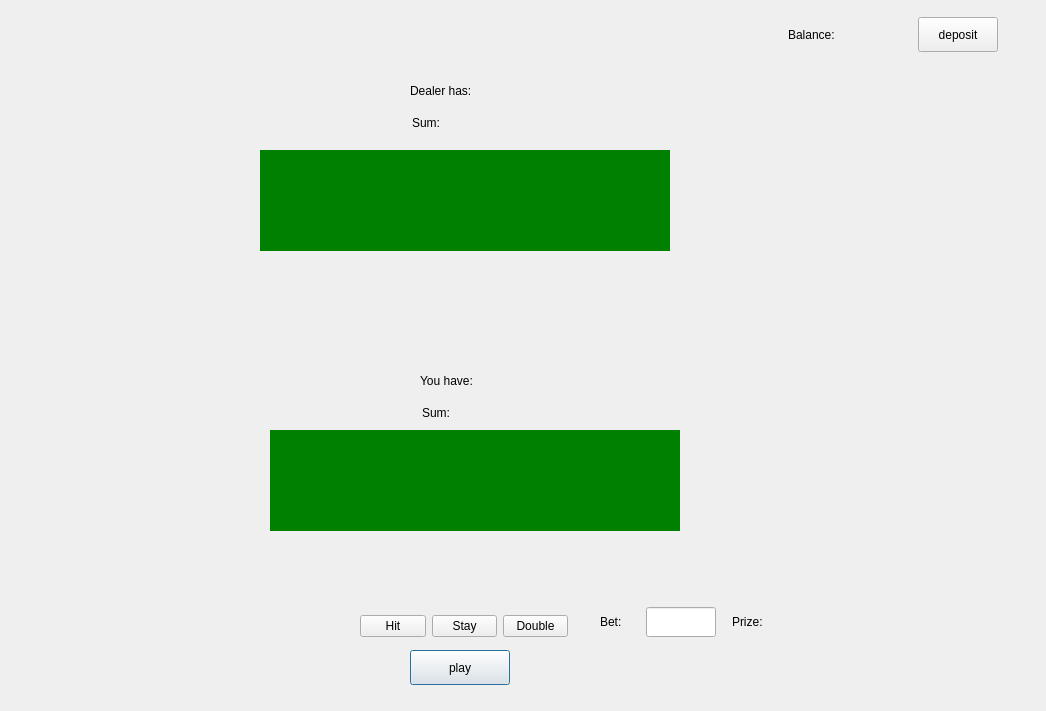
<?xml version="1.0" encoding="UTF-8"?>
<ui version="4.0">
 <class>blackj</class>
 <widget class="QDialog" name="blackj">
  <property name="geometry">
   <rect>
    <x>0</x>
    <y>0</y>
    <width>1046</width>
    <height>711</height>
   </rect>
  </property>
  <property name="windowTitle">
   <string>Dialog</string>
  </property>
  <property name="styleSheet">
   <string notr="true">justify-content: space-between;</string>
  </property>
  <widget class="QLabel" name="blackjDealerContent">
   <property name="geometry">
    <rect>
     <x>360</x>
     <y>140</y>
     <width>211</width>
     <height>81</height>
    </rect>
   </property>
   <property name="text">
    <string/>
   </property>
  </widget>
  <widget class="QLabel" name="blackjResultBar">
   <property name="geometry">
    <rect>
     <x>310</x>
     <y>280</y>
     <width>281</width>
     <height>81</height>
    </rect>
   </property>
   <property name="styleSheet">
    <string notr="true">font: 700 24pt &quot;Bradley Hand&quot;;</string>
   </property>
   <property name="text">
    <string/>
   </property>
  </widget>
  <widget class="QPushButton" name="blackjPlayButton">
   <property name="geometry">
    <rect>
     <x>410</x>
     <y>650</y>
     <width>100</width>
     <height>35</height>
    </rect>
   </property>
   <property name="minimumSize">
    <size>
     <width>100</width>
     <height>35</height>
    </size>
   </property>
   <property name="maximumSize">
    <size>
     <width>100</width>
     <height>35</height>
    </size>
   </property>
   <property name="layoutDirection">
    <enum>Qt::LeftToRight</enum>
   </property>
   <property name="styleSheet">
    <string notr="true">display: inline-block;</string>
   </property>
   <property name="text">
    <string>play</string>
   </property>
   <property name="autoRepeatDelay">
    <number>302</number>
   </property>
   <property name="default">
    <bool>false</bool>
   </property>
   <property name="flat">
    <bool>false</bool>
   </property>
  </widget>
  <widget class="QWidget" name="layoutWidget">
   <property name="geometry">
    <rect>
     <x>770</x>
     <y>10</y>
     <width>246</width>
     <height>49</height>
    </rect>
   </property>
   <layout class="QHBoxLayout" name="horizontalLayout_4">
    <item>
     <layout class="QHBoxLayout" name="horizontalLayout_8">
      <item>
       <widget class="QLabel" name="blackjBalanceTitle">
        <property name="minimumSize">
         <size>
          <width>50</width>
          <height>35</height>
         </size>
        </property>
        <property name="maximumSize">
         <size>
          <width>50</width>
          <height>35</height>
         </size>
        </property>
        <property name="text">
         <string>Balance:</string>
        </property>
       </widget>
      </item>
      <item>
       <widget class="QLabel" name="blackjBalanceNum">
        <property name="minimumSize">
         <size>
          <width>50</width>
          <height>35</height>
         </size>
        </property>
        <property name="maximumSize">
         <size>
          <width>50</width>
          <height>35</height>
         </size>
        </property>
        <property name="text">
         <string/>
        </property>
       </widget>
      </item>
     </layout>
    </item>
    <item>
     <widget class="QPushButton" name="blackjDepositButton">
      <property name="minimumSize">
       <size>
        <width>80</width>
        <height>35</height>
       </size>
      </property>
      <property name="maximumSize">
       <size>
        <width>80</width>
        <height>35</height>
       </size>
      </property>
      <property name="text">
       <string>deposit</string>
      </property>
     </widget>
    </item>
   </layout>
  </widget>
  <widget class="QWidget" name="layoutWidget">
   <property name="geometry">
    <rect>
     <x>360</x>
     <y>610</y>
     <width>208</width>
     <height>32</height>
    </rect>
   </property>
   <layout class="QHBoxLayout" name="horizontalLayout">
    <item>
     <widget class="QPushButton" name="blackjHitButton">
      <property name="text">
       <string>Hit</string>
      </property>
     </widget>
    </item>
    <item>
     <widget class="QPushButton" name="blackjStayButton">
      <property name="text">
       <string>Stay</string>
      </property>
     </widget>
    </item>
    <item>
     <widget class="QPushButton" name="blackjDoubleButton">
      <property name="text">
       <string>Double</string>
      </property>
     </widget>
    </item>
   </layout>
  </widget>
  <widget class="QWidget" name="layoutWidget_2">
   <property name="geometry">
    <rect>
     <x>590</x>
     <y>600</y>
     <width>268</width>
     <height>44</height>
    </rect>
   </property>
   <layout class="QHBoxLayout" name="horizontalLayout_5">
    <item>
     <layout class="QHBoxLayout" name="horizontalLayout_6">
      <item>
       <widget class="QLabel" name="blackjPrizeTitle_2">
        <property name="minimumSize">
         <size>
          <width>40</width>
          <height>30</height>
         </size>
        </property>
        <property name="maximumSize">
         <size>
          <width>40</width>
          <height>30</height>
         </size>
        </property>
        <property name="text">
         <string>Bet:</string>
        </property>
       </widget>
      </item>
      <item>
       <widget class="QLineEdit" name="blackjBetNum">
        <property name="minimumSize">
         <size>
          <width>70</width>
          <height>30</height>
         </size>
        </property>
        <property name="maximumSize">
         <size>
          <width>70</width>
          <height>30</height>
         </size>
        </property>
       </widget>
      </item>
     </layout>
    </item>
    <item>
     <layout class="QHBoxLayout" name="horizontalLayout_7">
      <item>
       <widget class="QLabel" name="blackjPrizeTitle">
        <property name="minimumSize">
         <size>
          <width>40</width>
          <height>30</height>
         </size>
        </property>
        <property name="maximumSize">
         <size>
          <width>40</width>
          <height>30</height>
         </size>
        </property>
        <property name="text">
         <string>Prize:</string>
        </property>
       </widget>
      </item>
      <item>
       <widget class="QLabel" name="blackjPrizeNum">
        <property name="minimumSize">
         <size>
          <width>70</width>
          <height>30</height>
         </size>
        </property>
        <property name="maximumSize">
         <size>
          <width>70</width>
          <height>30</height>
         </size>
        </property>
        <property name="text">
         <string/>
        </property>
       </widget>
      </item>
     </layout>
    </item>
   </layout>
  </widget>
  <widget class="QWidget" name="blackjPlayerCards2Widget" native="true">
   <property name="geometry">
    <rect>
     <x>270</x>
     <y>430</y>
     <width>410</width>
     <height>101</height>
    </rect>
   </property>
   <property name="autoFillBackground">
    <bool>false</bool>
   </property>
   <property name="styleSheet">
    <string notr="true">border: 1px solid green;
background: green;
</string>
   </property>
   <widget class="QWidget" name="layoutWidget">
    <property name="geometry">
     <rect>
      <x>130</x>
      <y>0</y>
      <width>154</width>
      <height>102</height>
     </rect>
    </property>
    <layout class="QHBoxLayout" name="horizontalLayout_10">
     <item>
      <widget class="QLabel" name="blackjPlayerCards2_1">
       <property name="minimumSize">
        <size>
         <width>72</width>
         <height>100</height>
        </size>
       </property>
       <property name="maximumSize">
        <size>
         <width>72</width>
         <height>100</height>
        </size>
       </property>
       <property name="text">
        <string/>
       </property>
       <property name="scaledContents">
        <bool>true</bool>
       </property>
      </widget>
     </item>
     <item>
      <widget class="QLabel" name="blackjPlayerCards2_2">
       <property name="sizePolicy">
        <sizepolicy hsizetype="Preferred" vsizetype="Preferred">
         <horstretch>72</horstretch>
         <verstretch>100</verstretch>
        </sizepolicy>
       </property>
       <property name="minimumSize">
        <size>
         <width>72</width>
         <height>100</height>
        </size>
       </property>
       <property name="maximumSize">
        <size>
         <width>72</width>
         <height>100</height>
        </size>
       </property>
       <property name="text">
        <string/>
       </property>
       <property name="scaledContents">
        <bool>true</bool>
       </property>
      </widget>
     </item>
    </layout>
   </widget>
  </widget>
  <widget class="QWidget" name="blackjPlayerCards3Widget" native="true">
   <property name="geometry">
    <rect>
     <x>270</x>
     <y>430</y>
     <width>410</width>
     <height>101</height>
    </rect>
   </property>
   <property name="autoFillBackground">
    <bool>false</bool>
   </property>
   <property name="styleSheet">
    <string notr="true">border: 1px solid green;
background: green;</string>
   </property>
   <widget class="QWidget" name="layoutWidget_4">
    <property name="geometry">
     <rect>
      <x>90</x>
      <y>0</y>
      <width>234</width>
      <height>102</height>
     </rect>
    </property>
    <layout class="QHBoxLayout" name="horizontalLayout_11">
     <item>
      <widget class="QLabel" name="blackjPlayerCards3_1">
       <property name="minimumSize">
        <size>
         <width>72</width>
         <height>100</height>
        </size>
       </property>
       <property name="maximumSize">
        <size>
         <width>72</width>
         <height>100</height>
        </size>
       </property>
       <property name="text">
        <string/>
       </property>
       <property name="scaledContents">
        <bool>true</bool>
       </property>
      </widget>
     </item>
     <item>
      <widget class="QLabel" name="blackjPlayerCards3_2">
       <property name="minimumSize">
        <size>
         <width>72</width>
         <height>100</height>
        </size>
       </property>
       <property name="maximumSize">
        <size>
         <width>72</width>
         <height>100</height>
        </size>
       </property>
       <property name="text">
        <string/>
       </property>
       <property name="scaledContents">
        <bool>true</bool>
       </property>
      </widget>
     </item>
     <item>
      <widget class="QLabel" name="blackjPlayerCards3_3">
       <property name="sizePolicy">
        <sizepolicy hsizetype="Preferred" vsizetype="Preferred">
         <horstretch>72</horstretch>
         <verstretch>100</verstretch>
        </sizepolicy>
       </property>
       <property name="minimumSize">
        <size>
         <width>72</width>
         <height>100</height>
        </size>
       </property>
       <property name="maximumSize">
        <size>
         <width>72</width>
         <height>100</height>
        </size>
       </property>
       <property name="text">
        <string/>
       </property>
       <property name="scaledContents">
        <bool>true</bool>
       </property>
      </widget>
     </item>
    </layout>
   </widget>
  </widget>
  <widget class="QWidget" name="blackjPlayerCards4Widget" native="true">
   <property name="geometry">
    <rect>
     <x>270</x>
     <y>430</y>
     <width>410</width>
     <height>101</height>
    </rect>
   </property>
   <property name="autoFillBackground">
    <bool>false</bool>
   </property>
   <property name="styleSheet">
    <string notr="true">border: 1px solid green;
background: green;
</string>
   </property>
   <widget class="QWidget" name="layoutWidget_5">
    <property name="geometry">
     <rect>
      <x>50</x>
      <y>0</y>
      <width>316</width>
      <height>102</height>
     </rect>
    </property>
    <layout class="QHBoxLayout" name="horizontalLayout_12">
     <item>
      <widget class="QLabel" name="blackjPlayerCards4_1">
       <property name="minimumSize">
        <size>
         <width>72</width>
         <height>100</height>
        </size>
       </property>
       <property name="maximumSize">
        <size>
         <width>72</width>
         <height>100</height>
        </size>
       </property>
       <property name="text">
        <string/>
       </property>
       <property name="scaledContents">
        <bool>true</bool>
       </property>
      </widget>
     </item>
     <item>
      <widget class="QLabel" name="blackjPlayerCards4_2">
       <property name="minimumSize">
        <size>
         <width>72</width>
         <height>100</height>
        </size>
       </property>
       <property name="maximumSize">
        <size>
         <width>72</width>
         <height>100</height>
        </size>
       </property>
       <property name="text">
        <string/>
       </property>
       <property name="scaledContents">
        <bool>true</bool>
       </property>
      </widget>
     </item>
     <item>
      <widget class="QLabel" name="blackjPlayerCards4_3">
       <property name="sizePolicy">
        <sizepolicy hsizetype="Preferred" vsizetype="Preferred">
         <horstretch>72</horstretch>
         <verstretch>100</verstretch>
        </sizepolicy>
       </property>
       <property name="minimumSize">
        <size>
         <width>72</width>
         <height>100</height>
        </size>
       </property>
       <property name="maximumSize">
        <size>
         <width>72</width>
         <height>100</height>
        </size>
       </property>
       <property name="text">
        <string/>
       </property>
       <property name="scaledContents">
        <bool>true</bool>
       </property>
      </widget>
     </item>
     <item>
      <widget class="QLabel" name="blackjPlayerCards4_4">
       <property name="minimumSize">
        <size>
         <width>72</width>
         <height>100</height>
        </size>
       </property>
       <property name="maximumSize">
        <size>
         <width>72</width>
         <height>100</height>
        </size>
       </property>
       <property name="text">
        <string/>
       </property>
       <property name="scaledContents">
        <bool>true</bool>
       </property>
      </widget>
     </item>
    </layout>
   </widget>
  </widget>
  <widget class="QWidget" name="blackjPlayerCards5Widget" native="true">
   <property name="geometry">
    <rect>
     <x>270</x>
     <y>430</y>
     <width>410</width>
     <height>101</height>
    </rect>
   </property>
   <property name="styleSheet">
    <string notr="true">border: 1px solid green;
background: green;
</string>
   </property>
   <widget class="QWidget" name="layoutWidget_6">
    <property name="geometry">
     <rect>
      <x>10</x>
      <y>0</y>
      <width>396</width>
      <height>102</height>
     </rect>
    </property>
    <layout class="QHBoxLayout" name="horizontalLayout_13">
     <item>
      <widget class="QLabel" name="blackjPlayerCards5_1">
       <property name="minimumSize">
        <size>
         <width>72</width>
         <height>100</height>
        </size>
       </property>
       <property name="maximumSize">
        <size>
         <width>72</width>
         <height>100</height>
        </size>
       </property>
       <property name="text">
        <string/>
       </property>
       <property name="scaledContents">
        <bool>true</bool>
       </property>
      </widget>
     </item>
     <item>
      <widget class="QLabel" name="blackjPlayerCards5_2">
       <property name="minimumSize">
        <size>
         <width>72</width>
         <height>100</height>
        </size>
       </property>
       <property name="maximumSize">
        <size>
         <width>72</width>
         <height>100</height>
        </size>
       </property>
       <property name="text">
        <string/>
       </property>
       <property name="scaledContents">
        <bool>true</bool>
       </property>
      </widget>
     </item>
     <item>
      <widget class="QLabel" name="blackjPlayerCards5_3">
       <property name="sizePolicy">
        <sizepolicy hsizetype="Preferred" vsizetype="Preferred">
         <horstretch>72</horstretch>
         <verstretch>100</verstretch>
        </sizepolicy>
       </property>
       <property name="minimumSize">
        <size>
         <width>72</width>
         <height>100</height>
        </size>
       </property>
       <property name="maximumSize">
        <size>
         <width>72</width>
         <height>100</height>
        </size>
       </property>
       <property name="text">
        <string/>
       </property>
       <property name="scaledContents">
        <bool>true</bool>
       </property>
      </widget>
     </item>
     <item>
      <widget class="QLabel" name="blackjPlayerCards5_4">
       <property name="minimumSize">
        <size>
         <width>72</width>
         <height>100</height>
        </size>
       </property>
       <property name="maximumSize">
        <size>
         <width>72</width>
         <height>100</height>
        </size>
       </property>
       <property name="text">
        <string/>
       </property>
       <property name="scaledContents">
        <bool>true</bool>
       </property>
      </widget>
     </item>
     <item>
      <widget class="QLabel" name="blackjPlayerCards5_5">
       <property name="minimumSize">
        <size>
         <width>72</width>
         <height>100</height>
        </size>
       </property>
       <property name="maximumSize">
        <size>
         <width>72</width>
         <height>100</height>
        </size>
       </property>
       <property name="text">
        <string/>
       </property>
       <property name="scaledContents">
        <bool>true</bool>
       </property>
      </widget>
     </item>
    </layout>
   </widget>
  </widget>
  <widget class="QWidget" name="blackjDealerCards2Widget" native="true">
   <property name="geometry">
    <rect>
     <x>260</x>
     <y>150</y>
     <width>410</width>
     <height>101</height>
    </rect>
   </property>
   <property name="autoFillBackground">
    <bool>false</bool>
   </property>
   <property name="styleSheet">
    <string notr="true">border: 1px solid green;
background: green;
</string>
   </property>
   <widget class="QWidget" name="layoutWidget_7">
    <property name="geometry">
     <rect>
      <x>130</x>
      <y>0</y>
      <width>154</width>
      <height>102</height>
     </rect>
    </property>
    <layout class="QHBoxLayout" name="horizontalLayout_14">
     <item>
      <widget class="QLabel" name="blackjDealerCards2_1">
       <property name="minimumSize">
        <size>
         <width>72</width>
         <height>100</height>
        </size>
       </property>
       <property name="maximumSize">
        <size>
         <width>72</width>
         <height>100</height>
        </size>
       </property>
       <property name="text">
        <string/>
       </property>
       <property name="scaledContents">
        <bool>true</bool>
       </property>
      </widget>
     </item>
     <item>
      <widget class="QLabel" name="blackjDealerCards2_2">
       <property name="sizePolicy">
        <sizepolicy hsizetype="Preferred" vsizetype="Preferred">
         <horstretch>72</horstretch>
         <verstretch>100</verstretch>
        </sizepolicy>
       </property>
       <property name="minimumSize">
        <size>
         <width>72</width>
         <height>100</height>
        </size>
       </property>
       <property name="maximumSize">
        <size>
         <width>72</width>
         <height>100</height>
        </size>
       </property>
       <property name="text">
        <string/>
       </property>
       <property name="scaledContents">
        <bool>true</bool>
       </property>
      </widget>
     </item>
    </layout>
   </widget>
  </widget>
  <widget class="QWidget" name="blackjDealerCards5Widget" native="true">
   <property name="geometry">
    <rect>
     <x>260</x>
     <y>150</y>
     <width>410</width>
     <height>101</height>
    </rect>
   </property>
   <property name="styleSheet">
    <string notr="true">border: 1px solid green;
background: green;
</string>
   </property>
   <widget class="QWidget" name="layoutWidget_8">
    <property name="geometry">
     <rect>
      <x>10</x>
      <y>0</y>
      <width>396</width>
      <height>102</height>
     </rect>
    </property>
    <layout class="QHBoxLayout" name="horizontalLayout_16">
     <item>
      <widget class="QLabel" name="blackjDealerCards5_1">
       <property name="minimumSize">
        <size>
         <width>72</width>
         <height>100</height>
        </size>
       </property>
       <property name="maximumSize">
        <size>
         <width>72</width>
         <height>100</height>
        </size>
       </property>
       <property name="text">
        <string/>
       </property>
       <property name="scaledContents">
        <bool>true</bool>
       </property>
      </widget>
     </item>
     <item>
      <widget class="QLabel" name="blackjDealerCards5_2">
       <property name="minimumSize">
        <size>
         <width>72</width>
         <height>100</height>
        </size>
       </property>
       <property name="maximumSize">
        <size>
         <width>72</width>
         <height>100</height>
        </size>
       </property>
       <property name="text">
        <string/>
       </property>
       <property name="scaledContents">
        <bool>true</bool>
       </property>
      </widget>
     </item>
     <item>
      <widget class="QLabel" name="blackjDealerCards5_3">
       <property name="sizePolicy">
        <sizepolicy hsizetype="Preferred" vsizetype="Preferred">
         <horstretch>72</horstretch>
         <verstretch>100</verstretch>
        </sizepolicy>
       </property>
       <property name="minimumSize">
        <size>
         <width>72</width>
         <height>100</height>
        </size>
       </property>
       <property name="maximumSize">
        <size>
         <width>72</width>
         <height>100</height>
        </size>
       </property>
       <property name="text">
        <string/>
       </property>
       <property name="scaledContents">
        <bool>true</bool>
       </property>
      </widget>
     </item>
     <item>
      <widget class="QLabel" name="blackjDealerCards5_4">
       <property name="minimumSize">
        <size>
         <width>72</width>
         <height>100</height>
        </size>
       </property>
       <property name="maximumSize">
        <size>
         <width>72</width>
         <height>100</height>
        </size>
       </property>
       <property name="text">
        <string/>
       </property>
       <property name="scaledContents">
        <bool>true</bool>
       </property>
      </widget>
     </item>
     <item>
      <widget class="QLabel" name="blackjDealerCards5_5">
       <property name="minimumSize">
        <size>
         <width>72</width>
         <height>100</height>
        </size>
       </property>
       <property name="maximumSize">
        <size>
         <width>72</width>
         <height>100</height>
        </size>
       </property>
       <property name="text">
        <string/>
       </property>
       <property name="scaledContents">
        <bool>true</bool>
       </property>
      </widget>
     </item>
    </layout>
   </widget>
  </widget>
  <widget class="QWidget" name="blackjDealerCards4Widget" native="true">
   <property name="geometry">
    <rect>
     <x>260</x>
     <y>150</y>
     <width>410</width>
     <height>101</height>
    </rect>
   </property>
   <property name="autoFillBackground">
    <bool>false</bool>
   </property>
   <property name="styleSheet">
    <string notr="true">border: 1px solid green;
background: green;
</string>
   </property>
   <widget class="QWidget" name="layoutWidget_9">
    <property name="geometry">
     <rect>
      <x>50</x>
      <y>0</y>
      <width>316</width>
      <height>102</height>
     </rect>
    </property>
    <layout class="QHBoxLayout" name="horizontalLayout_17">
     <item>
      <widget class="QLabel" name="blackjDealerCards4_1">
       <property name="minimumSize">
        <size>
         <width>72</width>
         <height>100</height>
        </size>
       </property>
       <property name="maximumSize">
        <size>
         <width>72</width>
         <height>100</height>
        </size>
       </property>
       <property name="text">
        <string/>
       </property>
       <property name="scaledContents">
        <bool>true</bool>
       </property>
      </widget>
     </item>
     <item>
      <widget class="QLabel" name="blackjDealerCards4_2">
       <property name="minimumSize">
        <size>
         <width>72</width>
         <height>100</height>
        </size>
       </property>
       <property name="maximumSize">
        <size>
         <width>72</width>
         <height>100</height>
        </size>
       </property>
       <property name="text">
        <string/>
       </property>
       <property name="scaledContents">
        <bool>true</bool>
       </property>
      </widget>
     </item>
     <item>
      <widget class="QLabel" name="blackjDealerCards4_3">
       <property name="sizePolicy">
        <sizepolicy hsizetype="Preferred" vsizetype="Preferred">
         <horstretch>72</horstretch>
         <verstretch>100</verstretch>
        </sizepolicy>
       </property>
       <property name="minimumSize">
        <size>
         <width>72</width>
         <height>100</height>
        </size>
       </property>
       <property name="maximumSize">
        <size>
         <width>72</width>
         <height>100</height>
        </size>
       </property>
       <property name="text">
        <string/>
       </property>
       <property name="scaledContents">
        <bool>true</bool>
       </property>
      </widget>
     </item>
     <item>
      <widget class="QLabel" name="blackjDealerCards4_4">
       <property name="minimumSize">
        <size>
         <width>72</width>
         <height>100</height>
        </size>
       </property>
       <property name="maximumSize">
        <size>
         <width>72</width>
         <height>100</height>
        </size>
       </property>
       <property name="text">
        <string/>
       </property>
       <property name="scaledContents">
        <bool>true</bool>
       </property>
      </widget>
     </item>
    </layout>
   </widget>
  </widget>
  <widget class="QWidget" name="blackjDealerCards3Widget" native="true">
   <property name="geometry">
    <rect>
     <x>260</x>
     <y>150</y>
     <width>410</width>
     <height>101</height>
    </rect>
   </property>
   <property name="autoFillBackground">
    <bool>false</bool>
   </property>
   <property name="styleSheet">
    <string notr="true">border: 1px solid green;
background: green;</string>
   </property>
   <widget class="QWidget" name="layoutWidget_10">
    <property name="geometry">
     <rect>
      <x>90</x>
      <y>0</y>
      <width>234</width>
      <height>102</height>
     </rect>
    </property>
    <layout class="QHBoxLayout" name="horizontalLayout_18">
     <item>
      <widget class="QLabel" name="blackjDealerCards3_1">
       <property name="minimumSize">
        <size>
         <width>72</width>
         <height>100</height>
        </size>
       </property>
       <property name="maximumSize">
        <size>
         <width>72</width>
         <height>100</height>
        </size>
       </property>
       <property name="text">
        <string/>
       </property>
       <property name="scaledContents">
        <bool>true</bool>
       </property>
      </widget>
     </item>
     <item>
      <widget class="QLabel" name="blackjDealerCards3_2">
       <property name="minimumSize">
        <size>
         <width>72</width>
         <height>100</height>
        </size>
       </property>
       <property name="maximumSize">
        <size>
         <width>72</width>
         <height>100</height>
        </size>
       </property>
       <property name="text">
        <string/>
       </property>
       <property name="scaledContents">
        <bool>true</bool>
       </property>
      </widget>
     </item>
     <item>
      <widget class="QLabel" name="blackjDealerCards3_3">
       <property name="sizePolicy">
        <sizepolicy hsizetype="Preferred" vsizetype="Preferred">
         <horstretch>72</horstretch>
         <verstretch>100</verstretch>
        </sizepolicy>
       </property>
       <property name="minimumSize">
        <size>
         <width>72</width>
         <height>100</height>
        </size>
       </property>
       <property name="maximumSize">
        <size>
         <width>72</width>
         <height>100</height>
        </size>
       </property>
       <property name="text">
        <string/>
       </property>
       <property name="scaledContents">
        <bool>true</bool>
       </property>
      </widget>
     </item>
    </layout>
   </widget>
  </widget>
  <widget class="QWidget" name="layoutWidget">
   <property name="geometry">
    <rect>
     <x>410</x>
     <y>80</y>
     <width>92</width>
     <height>58</height>
    </rect>
   </property>
   <layout class="QVBoxLayout" name="verticalLayout">
    <item>
     <widget class="QLabel" name="blackjDealerTitle">
      <property name="text">
       <string>Dealer has:</string>
      </property>
     </widget>
    </item>
    <item>
     <layout class="QHBoxLayout" name="horizontalLayout_2">
      <item>
       <widget class="QLabel" name="blackjDealerSumTitle">
        <property name="minimumSize">
         <size>
          <width>40</width>
          <height>30</height>
         </size>
        </property>
        <property name="maximumSize">
         <size>
          <width>40</width>
          <height>30</height>
         </size>
        </property>
        <property name="text">
         <string>Sum:</string>
        </property>
       </widget>
      </item>
      <item>
       <widget class="QLabel" name="blackjDealerSumNum">
        <property name="minimumSize">
         <size>
          <width>40</width>
          <height>30</height>
         </size>
        </property>
        <property name="maximumSize">
         <size>
          <width>40</width>
          <height>30</height>
         </size>
        </property>
        <property name="text">
         <string/>
        </property>
       </widget>
      </item>
     </layout>
    </item>
   </layout>
  </widget>
  <widget class="QWidget" name="layoutWidget">
   <property name="geometry">
    <rect>
     <x>420</x>
     <y>370</y>
     <width>92</width>
     <height>58</height>
    </rect>
   </property>
   <layout class="QVBoxLayout" name="verticalLayout_2">
    <item>
     <widget class="QLabel" name="blackjPlayerTitle">
      <property name="text">
       <string>You have:</string>
      </property>
     </widget>
    </item>
    <item>
     <layout class="QHBoxLayout" name="horizontalLayout_9">
      <item>
       <widget class="QLabel" name="blackjPlayerSumTitle">
        <property name="minimumSize">
         <size>
          <width>40</width>
          <height>30</height>
         </size>
        </property>
        <property name="maximumSize">
         <size>
          <width>40</width>
          <height>30</height>
         </size>
        </property>
        <property name="text">
         <string>Sum:</string>
        </property>
       </widget>
      </item>
      <item>
       <widget class="QLabel" name="blackjPlayerSumNum">
        <property name="minimumSize">
         <size>
          <width>40</width>
          <height>30</height>
         </size>
        </property>
        <property name="maximumSize">
         <size>
          <width>40</width>
          <height>30</height>
         </size>
        </property>
        <property name="text">
         <string/>
        </property>
       </widget>
      </item>
     </layout>
    </item>
   </layout>
  </widget>
  <zorder>layoutWidget</zorder>
  <zorder>layoutWidget</zorder>
  <zorder>blackjDealerContent</zorder>
  <zorder>blackjResultBar</zorder>
  <zorder>blackjPlayButton</zorder>
  <zorder>layoutWidget</zorder>
  <zorder>layoutWidget</zorder>
  <zorder>layoutWidget_2</zorder>
  <zorder>blackjPlayerCards5Widget</zorder>
  <zorder>blackjPlayerCards4Widget</zorder>
  <zorder>blackjPlayerCards3Widget</zorder>
  <zorder>blackjPlayerCards2Widget</zorder>
  <zorder>blackjDealerCards5Widget</zorder>
  <zorder>blackjDealerCards4Widget</zorder>
  <zorder>blackjDealerCards3Widget</zorder>
  <zorder>blackjDealerCards2Widget</zorder>
 </widget>
 <resources/>
 <connections/>
</ui>
